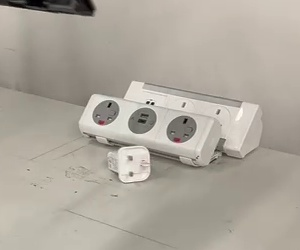
#> input picture src/robobrain/prompt/FAIL_DEMO_1.jpg, 300 x 250 px
$ python match_demo_frames.py
#> lines starting #> are read from the running program, lines starting #| are printed output that depends on the picture
"""Find source frames that most closely match the unannotated demos."""

from pathlib import Path

import cv2
import numpy as np


ROOT = Path(__file__).resolve().parents[1]
VIDEO_PATH = ROOT / "video" / "failure_part.mp4"
PROMPT_DIRECTORY = ROOT / "src" / "robobrain" / "prompt"
DEMO_NAMES = ("FAIL_DEMO_1.jpg", "FAIL_DEMO_2.jpg", "FAIL_DEMO_3.jpg")
CROP = (350, 50, 650, 300)


def main():
    demos = {
        name: cv2.imread(str(PROMPT_DIRECTORY / name)) for name in DEMO_NAMES
    }
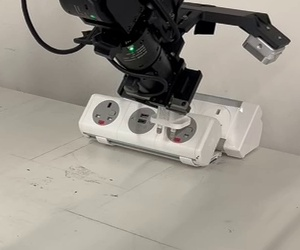
#> input picture src/robobrain/prompt/FAIL_DEMO_2.jpg, 300 x 250 px
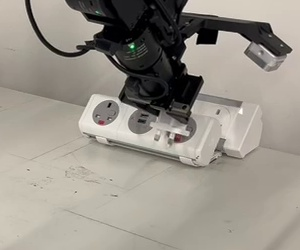
#> input picture src/robobrain/prompt/FAIL_DEMO_3.jpg, 300 x 250 px
#> demos = 3 items
    capture = cv2.VideoCapture(str(VIDEO_PATH))
    if not capture.isOpened():
        raise RuntimeError(f"Could not open {VIDEO_PATH}")

    best = {name: [] for name in DEMO_NAMES}
    frame_index = 0
    x1, y1, x2, y2 = CROP
    try:
        while True:
            ok, frame = capture.read()
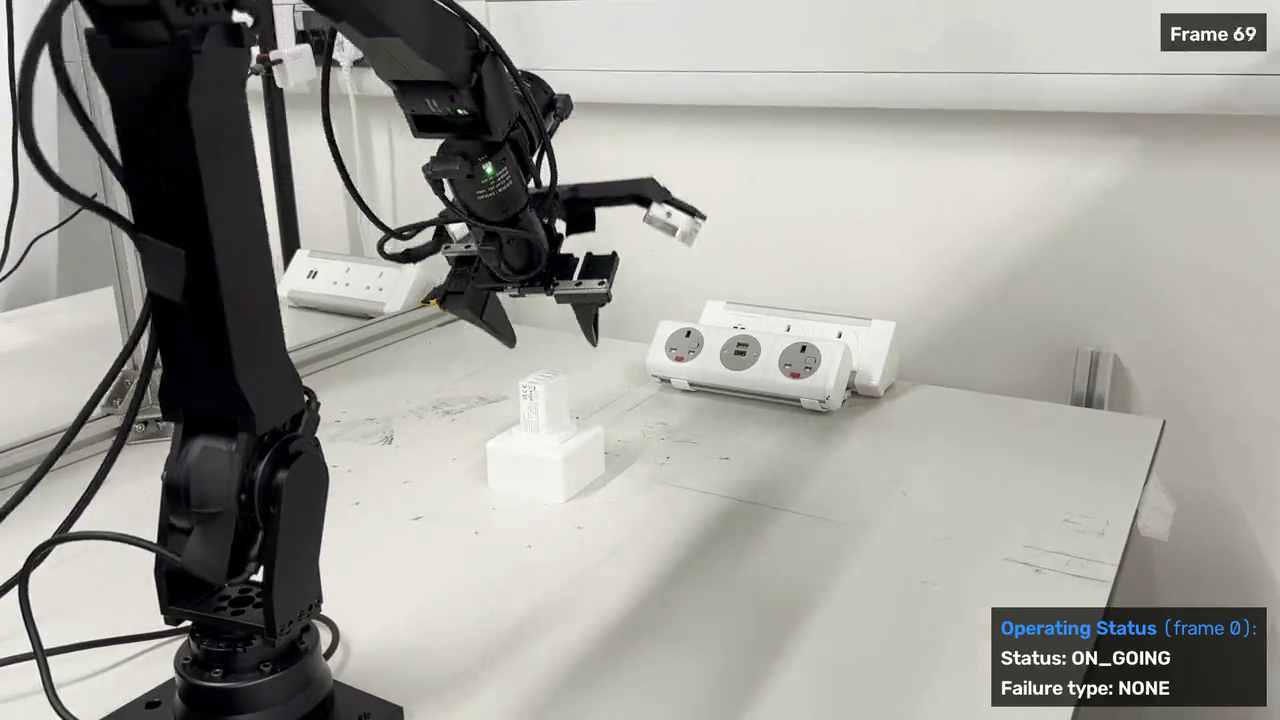
#> input picture frame 68 of asset/traj-30-failure.mp4, 1280 x 720 px, given in place of failure_part.mp4, which was not available
#> frame is the input picture: shape (720, 1280, 3); mean B, G, R 151.4, 157.6, 159.1
            if not ok:
                break
            crop = frame[y1:y2, x1:x2]
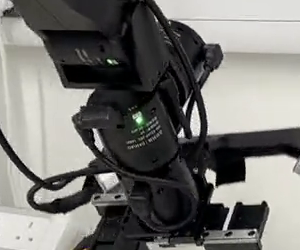
#> crop: shape (250, 300, 3); mean B, G, R 111.9, 115.3, 116.2
            for name, demo in demos.items():
                difference = float(
                    np.mean(
                        np.abs(
                            crop.astype(np.float32)
                            - demo.astype(np.float32)
                        )
                    )
                )
                candidates = best[name]
                candidates.append((difference, frame_index))
                candidates.sort()
                del candidates[10:]
#> this loop made 3 passes
#> (name, difference) on passes 1 to 3: ('FAIL_DEMO_1.jpg', 84.52), ('FAIL_DEMO_2.jpg', 77.77), ('FAIL_DEMO_3.jpg', 76.42)
            frame_index += 1
    finally:
        capture.release()

    for name, candidates in best.items():
        print(name)
        print(" ".join(f"{index}:{difference:.3f}" for difference, index in candidates))


if __name__ == "__main__":
    main()
